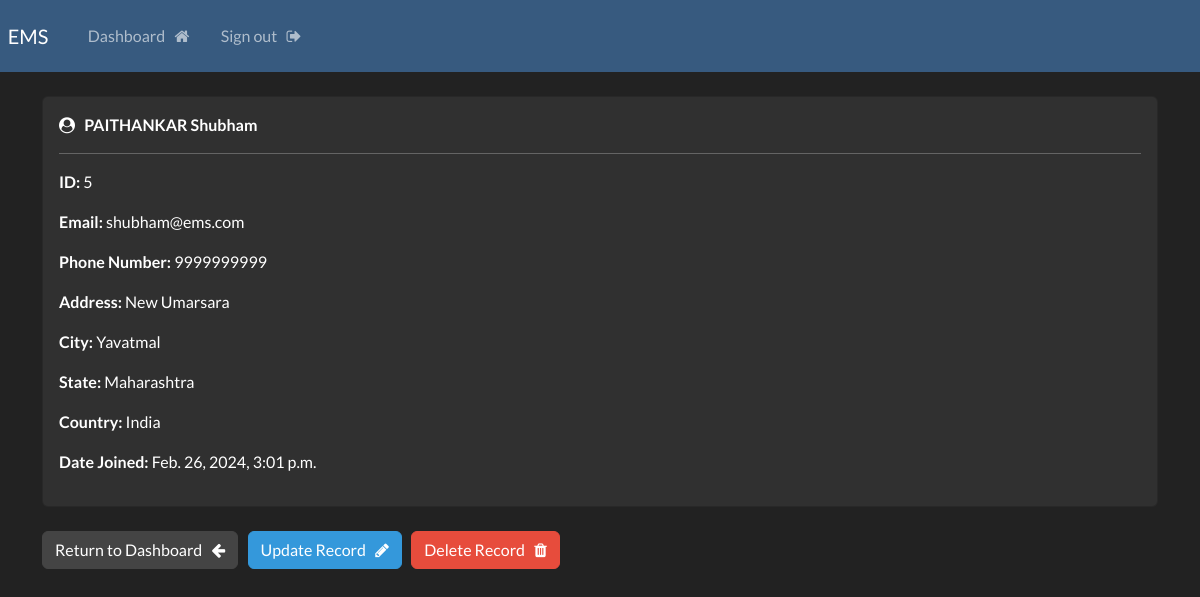
The app's page /record/5 (signed in) with its own data.
### webapp/models.py (models this page shows, shortened)
class Record(models.Model):
    creation_date = models.DateTimeField(auto_now_add=True)
    first_name = models.CharField(max_length=100)
    last_name = models.CharField(max_length=100)
    email = models.CharField(max_length=255)
    phone = models.CharField(max_length=10)
    address = models.CharField(max_length=300)
    city = models.CharField(max_length=50)
    state = models.CharField(max_length=100)
    country = models.CharField(max_length=100)

### webapp/views.py (the view)
# urls.py: path('record/<int:pk>', views.singular_record, name="record"),
@login_required(login_url='my-login')
def singular_record(request, pk):
    all_records = Record.objects.get(id=pk)
    context = {'record':all_records}
    return render(request, 'webapp/view-record.html', context=context)

### webapp/templates/webapp/view-record.html (shortened to what this page needs)
{% extends 'webapp/base.html' %}
{% block content %}
    <div class="card">
        <div class="card-body">
            <i class="fa fa-user-circle" aria-hidden="true"></i> &nbsp;
            <strong>
                {{record.last_name|upper}}
                {{record.first_name}}
            </strong>
            <hr>
                <p> <strong> ID: </strong> {{record.id}} </p>
                <p> <strong> Email: </strong> {{record.email}} </p>
                <p> <strong> Phone Number: </strong> {{record.phone}} </p>
                <p> <strong> Address: </strong> {{record.address}} </p>
                <p> <strong> City: </strong> {{record.city}} </p>
                <p> <strong> State: </strong> {{record.state}} </p>
                <p> <strong> Country: </strong> {{record.country}} </p>
                <p> <strong> Date Joined: </strong> {{record.creation_date}} </p>
        </div>
    </div>
    <br>
    <a href="{% url 'dashboard' %}" class="btn btn-secondary"> Return to Dashboard &nbsp; <i class="fa fa-arrow-left" aria-hidden="true"></i></a>
    <a href="{% url 'update-record' record.id %}" class="btn btn-info"> Update Record &nbsp; <i class="fa fa-pencil" aria-hidden="true"></i> </a>
    <a href="{% url 'delete-record' record.id %}" class="btn btn-danger"> Delete Record &nbsp; <i class="fa fa-trash" aria-hidden="true"></i> </a>
{% endblock %}

### records on screen
Record: last_name "PAITHANKAR", first_name "Shubham", id "5", email "shubham@ems.com", phone "9999999999", address "New Umarsara", city "Yavatmal", state "Maharashtra", country "India", creation_date "Feb. 26, 2024, 3:01 p.m."
